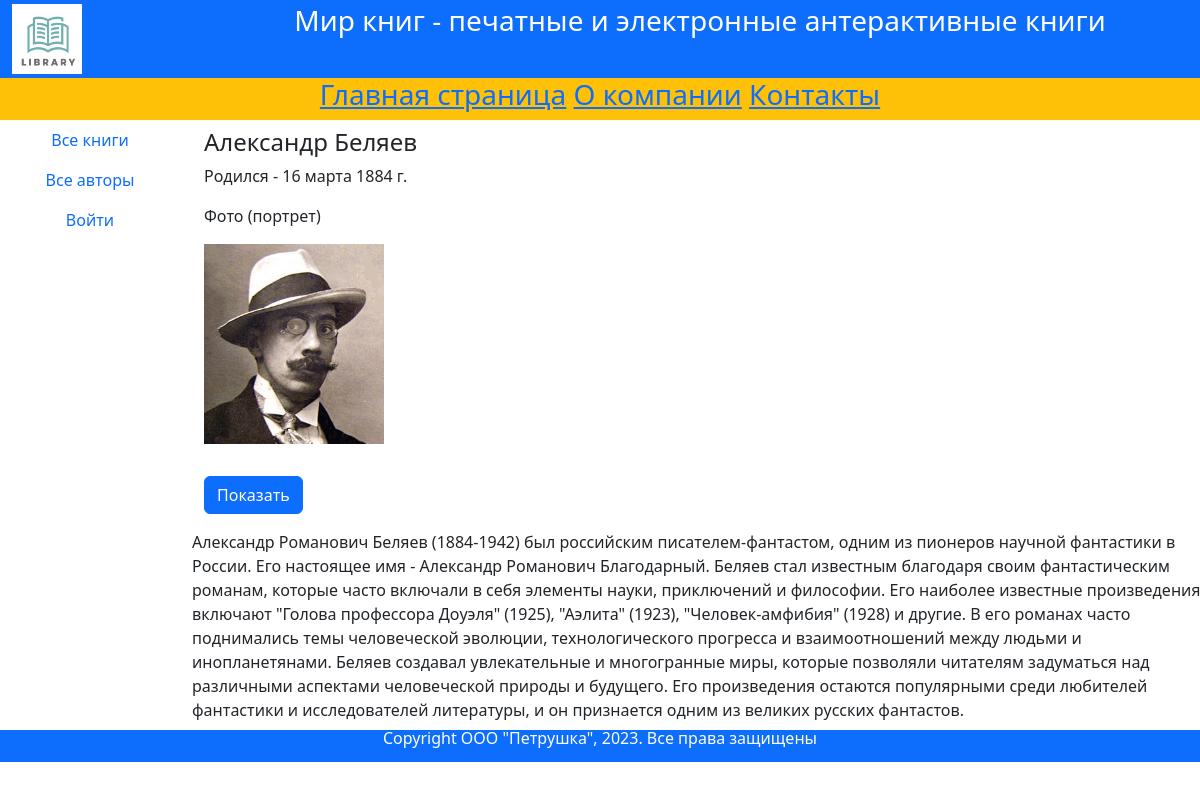
The app's page /authors/1/ with its own data.
### catalog/models.py (models this page shows, shortened)
class Author(models.Model):
    first_name = models.CharField(max_length=100, help_text="Введите имя автора", verbose_name="Имя автора")
    last_name = models.CharField(max_length=100, help_text="Введите фамилию автора", verbose_name="Фамилия автора")
    date_of_birth = models.DateField(help_text="Введите дату рождения", verbose_name="Дата рождения", null=True,
                                     blank=True)  # Это поле может содержать пустое значение (null=True), т. е. не обязательно для заполния.
    about = models.TextField(help_text="Введите сведения об авторе", verbose_name="Сведения об авторе")
    photo = models.ImageField(upload_to='images', help_text="Загрузите фото автора", verbose_name="Фото автора",
                              null=True, blank=True)

### catalog/views.py (the view)
# urls.py: path('authors/<int:pk>/', AuthorDetailView.as_view(), name='authors-detail'),
class AuthorDetailView(DetailView):
    model = Author

### templates/catalog/author_detail.html
{% extends "catalog/base.html" %}
{% block content %}
<div class="container text-start">
    <div class="row my-2">
        <h4>{{ object.first_name }} {{ object.last_name }}</h4>
        <p>Родился - {{ object.date_of_birth }}</p>
        <p>Фото (портрет)</p>
        <p><img src="{{ object.photo.url }}" alt="Фото" style="max-height:200px"></p>
    </div>
    <div class="row my-2">
        <div class="col-2 my-2">
            <a href="{{ object.photo.url }}" class="btn btn-primary" target="_blank">Показать</a>
        </div>
    </div>
    <div class="row my-2">
        {{ object.about }}
    </div>
</div>
{% endblock %}

### records on screen
Author: first_name "Александр", last_name "Беляев", date_of_birth "16 марта 1884 г.", photo (picture), about "Александр Романович Беляев (1884-1942) был российским писателем-фантастом, одним из пионеров научной фантастики в России. Его настоящее имя - Александр Романович Благодарный. Беляев стал известным благодаря своим фантастическим романам, которые часто включали в себя элементы науки, приключений и философии. Его наиболее известные произведения включают \"Голова профессора Доуэля\" (1925), \"Аэлита\" (1923), \"Человек-амфибия\" (1928) и другие. В его романах часто поднимались темы человеческой эволюции, технологического прогресса и взаимоотношений между людьми и инопланетянами. Беляев создавал увлекательные и многогранные миры, которые позволяли читателям задуматься над различными аспектами…"
